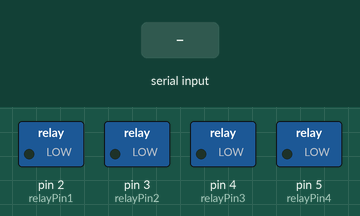
The sketch below on a simulated Arduino Uno, built with avr-gcc and run on an emulated ATmega328P. On the bench: switched loads named in the sketch (green lamp = pin HIGH). The inputs (shaded band) are chosen by the test bench.

Above: at 1.2 s.
1.3 s: "1" received over Serial
At 2.5 s:
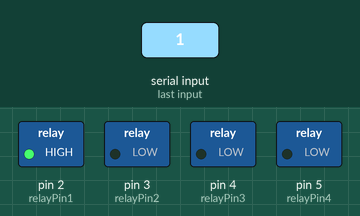
2.8 s: "2" received over Serial
At 3.7 s:
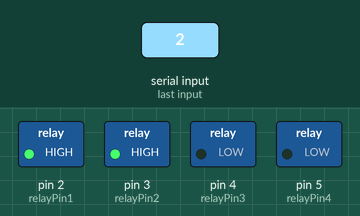
4.3 s: "3" received over Serial
At 4.9 s:
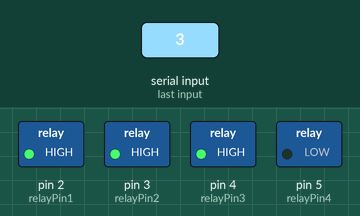
5.8 s: "4" received over Serial
At 7.0 s:
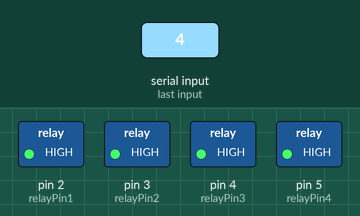
7.3 s: "0" received over Serial
At 8.3 s:
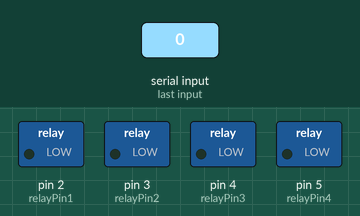
8.8 s: "2" received over Serial
At 9.5 s:
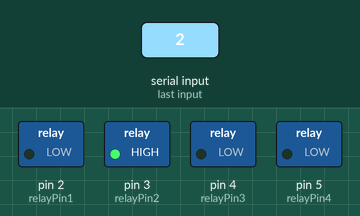
Timing chart, 0 to 11.3 s (numbered marks = the images above; inputs shaded):
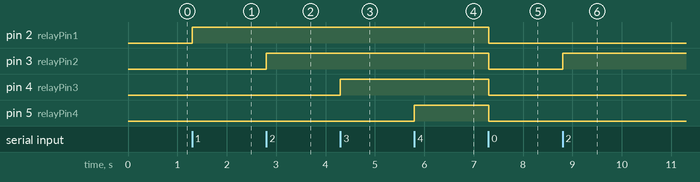

The sketch:

arduinonano.ino
```cpp
// Arduino code for controlling 4-channel relay using MATLAB commands

const int relayPin1 = 2; // Define the pin numbers for each relay
const int relayPin2 = 3;
const int relayPin3 = 4;
const int relayPin4 = 5;

void setup() {
  Serial.begin(9600); // Initialize serial communication
  pinMode(relayPin1, OUTPUT); // Set the relay pins as outputs
  pinMode(relayPin2, OUTPUT);
  pinMode(relayPin3, OUTPUT);
  pinMode(relayPin4, OUTPUT);
}

void loop() {
  if (Serial.available() > 0) { // Check if data is available to read
    char command = Serial.read(); // Read the incoming command from MATLAB
    if (command == '1') { // If command is '1', turn on relay 1
      digitalWrite(relayPin1, HIGH);
    } else if (command == '2') { // If command is '2', turn on relay 2
      digitalWrite(relayPin2, HIGH);
    } else if (command == '3') { // If command is '3', turn on relay 3
      digitalWrite(relayPin3, HIGH);
    } else if (command == '4') { // If command is '4', turn on relay 4
      digitalWrite(relayPin4, HIGH);
    } else if (command == '0') { // If command is '0', turn off all relays
      digitalWrite(relayPin1, LOW);
      digitalWrite(relayPin2, LOW);
      digitalWrite(relayPin3, LOW);
      digitalWrite(relayPin4, LOW);
    }
  }
}
```

Measured:
- after the input at 1.3 s, pin 2 (relayPin1): LOW → HIGH at once
- after the input at 2.8 s, pin 3 (relayPin2): LOW → HIGH at once
- after the input at 4.3 s, pin 4 (relayPin3): LOW → HIGH at once
- after the input at 5.8 s, pin 5 (relayPin4): LOW → HIGH at once
- after the input at 7.3 s, pin 2 (relayPin1), pin 3 (relayPin2), pin 4 (relayPin3), pin 5 (relayPin4): HIGH → LOW at once
- after the input at 8.8 s, pin 3 (relayPin2): LOW → HIGH at once
